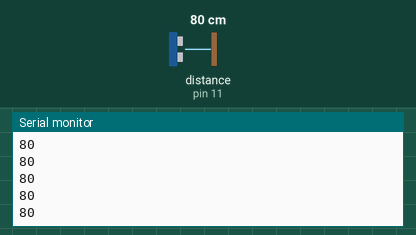
Recording of a sketch running on a simulated Arduino Uno, built with avr-gcc and run on an emulated ATmega328P. On the bench: the last lines printed to the serial monitor. The test bench sets the inputs (shaded band); at power-on: distance to the obstacle (sensor on pin 11) 80 cm. The echo pulse lasts 58.3 µs per cm.

Above: at 1.2 s.
1.3 s: distance to the obstacle (sensor on pin 11) set to 2 cm
At 1.38 s:
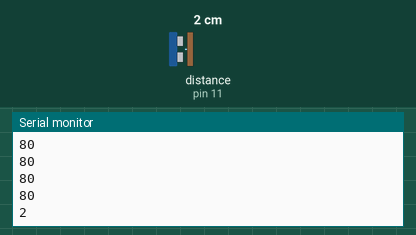
2.8 s: distance to the obstacle (sensor on pin 11) set to 4 cm
At 2.89 s:
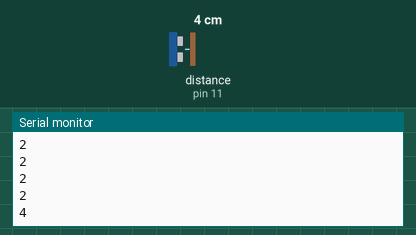
Timing chart, 0 to 5.8 s (numbered marks = the images above; inputs shaded):
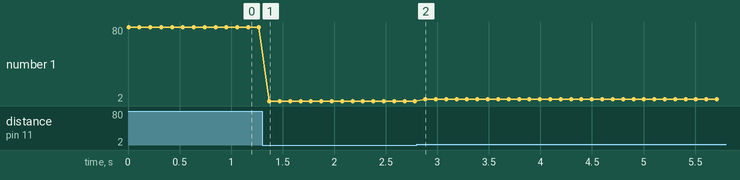

The sketch:

ultrasonico.ino
```cpp
#include <Ultrasonic.h>

Ultrasonic ultrasonic(12,11); // (Trig PIN,Echo PIN)

void setup() {
  Serial.begin(9600);
}

void loop()
{
  Serial.println(ultrasonic.Ranging(CM)); // CM or INC

  delay(100);
}
```

Measured:
- after the input at 1.3 s, the serial monitor: prints a new line after 0.07 s (image 1)
- after the input at 2.8 s, the serial monitor: prints a new line after 0.08 s (image 2)
- plotted number 1: 80 → 2 after the input at 1.3 s, 2 → 4 after the input at 2.8 s
